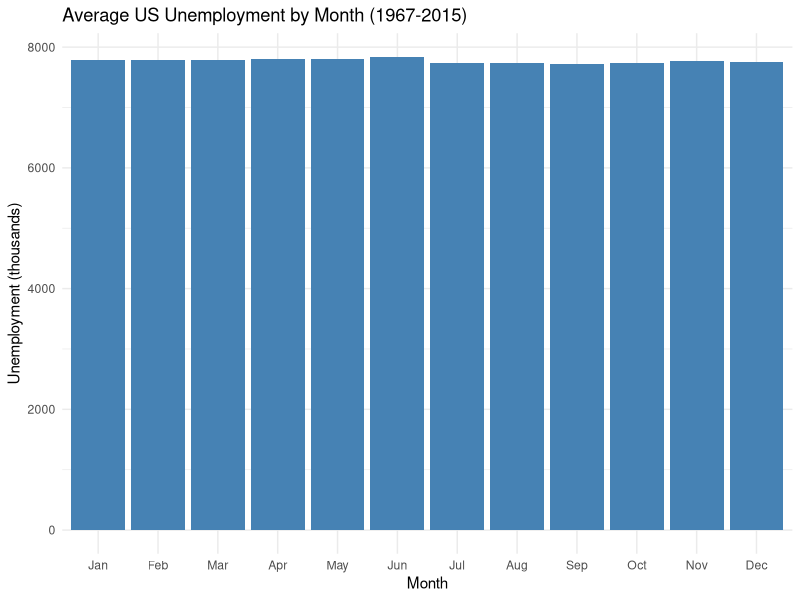
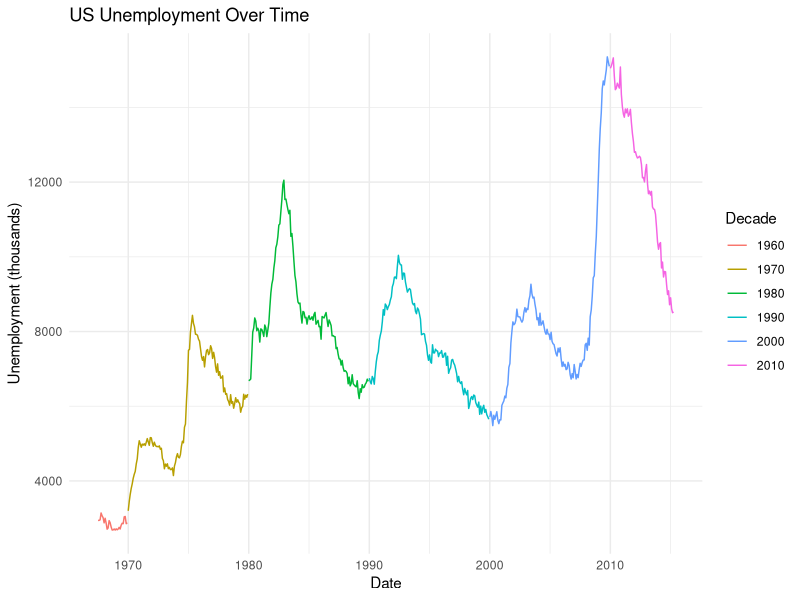
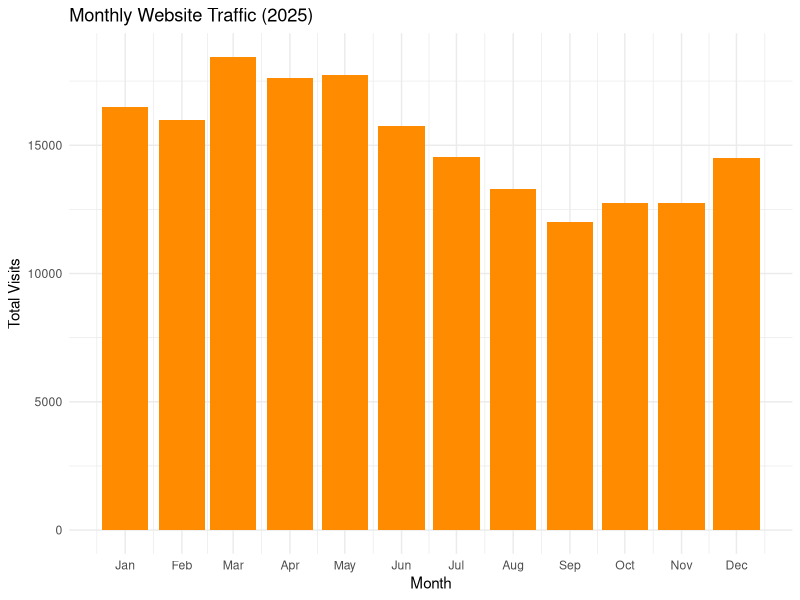
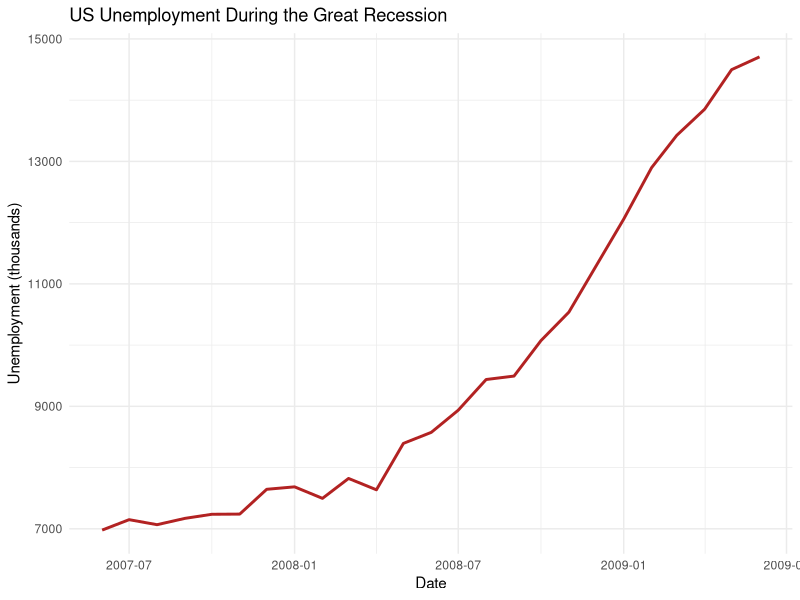

R code for these plots, in order:
## ---- chunk 1
library(tidyverse)
library(lubridate)
knitr::opts_chunk$set(echo = TRUE, warning = FALSE, message = FALSE)
## ---- chunk 2
# A Date object is stored as days since 1970-01-01
d <- as.Date("2025-01-15")
d
unclass(d)  # number of days since the epoch
## ---- chunk 3
# A POSIXct object is stored as seconds since 1970-01-01
dt <- as.POSIXct("2025-01-15 10:30:00", tz = "UTC")
dt
unclass(dt)  # number of seconds since the epoch
## ---- chunk 4
# Year-Month-Day
ymd("2025-06-15")
ymd("2025/06/15")
ymd("20250615")
## ---- chunk 5
# Month-Day-Year (common US format)
mdy("06-15-2025")
mdy("June 15, 2025")
mdy("Jun 15 2025")
## ---- chunk 6
# Day-Month-Year (common European format)
dmy("15-06-2025")
dmy("15 June 2025")
dmy("15/06/2025")
## ---- chunk 7
# Date-time with hours, minutes, and seconds
ymd_hms("2025-06-15 14:30:45")
ymd_hms("2025/06/15 14:30:45")
## ---- chunk 8
# Date-time with hours and minutes only
ymd_hm("2025-06-15 14:30")
mdy_hm("June 15, 2025 2:30 PM")
## ---- chunk 9
# Specify a time zone
ymd_hms("2025-06-15 14:30:45", tz = "America/New_York")
ymd_hms("2025-06-15 14:30:45", tz = "Europe/London")
## ---- chunk 10
date_strings <- c("2025-01-15", "2025-03-22", "2025-07-04", "2025-12-25")
ymd(date_strings)
## ---- chunk 11
us_dates <- c("January 1, 2025", "February 14, 2025", "July 4, 2025", "December 25, 2025")
mdy(us_dates)
## ---- chunk 12
make_date(year = 2025, month = 6, day = 15)
## ---- chunk 13
make_datetime(year = 2025, month = 6, day = 15, hour = 14, min = 30, sec = 0)
## ---- chunk 14
# These functions are vectorized, making them ideal for use inside mutate()
event_data <- tibble(
  event = c("Conference", "Workshop", "Seminar", "Retreat"),
  yr = c(2025, 2025, 2025, 2026),
  mo = c(3, 6, 9, 1),
  dy = c(10, 22, 5, 15)
)

event_data |>
  mutate(event_date = make_date(yr, mo, dy))
## ---- chunk 15
# Convert a datetime to a date (drops the time component)
dt <- ymd_hms("2025-06-15 14:30:00")
as_date(dt)
## ---- chunk 16
# Convert a date to a datetime (sets time to midnight)
d <- ymd("2025-06-15")
as_datetime(d)
## ---- chunk 17
# Convert from a numeric value (days since epoch for dates, seconds for datetimes)
as_date(20000)        # 20000 days after 1970-01-01
as_datetime(1750000000)  # 1.75 billion seconds after the epoch
## ---- chunk 18
today()
now()
## ---- chunk 19
# Specify a time zone
now("America/Chicago")
now("Asia/Tokyo")
## ---- chunk 20
dt <- ymd_hms("2025-06-15 14:30:45")

year(dt)
month(dt)
mday(dt)    # day of the month
yday(dt)    # day of the year
wday(dt)    # day of the week (1 = Sunday by default)
hour(dt)
minute(dt)
second(dt)
## ---- chunk 21
month(dt, label = TRUE)
month(dt, label = TRUE, abbr = FALSE)  # full month name
## ---- chunk 22
wday(dt, label = TRUE)
wday(dt, label = TRUE, abbr = FALSE)  # full day name
## ---- chunk 23
# Sunday = 1 (default)
wday(ymd("2025-06-15"))

# Monday = 1
wday(ymd("2025-06-15"), week_start = 1)
## ---- chunk 24
dt <- ymd_hms("2025-06-15 14:30:45")

# Quarter of the year
quarter(dt)

# Week of the year
week(dt)
isoweek(dt)  # ISO 8601 week number

# Whether the year is a leap year
leap_year(2024)
leap_year(2025)

# AM or PM
am(dt)
pm(dt)
## ---- chunk 25
dt <- ymd_hms("2025-06-15 14:30:45")
dt

year(dt) <- 2026
dt

month(dt) <- 1
dt

mday(dt) <- 20
dt

hour(dt) <- 9
dt
## ---- chunk 26
dt <- ymd_hms("2025-06-15 14:30:45")

# Change the year, month, and hour simultaneously
update(dt, year = 2026, month = 12, hour = 8)

# The original object is unchanged
dt
## ---- chunk 27
sales_data <- tibble(
  transaction_date = ymd_hms(c(
    "2025-01-10 09:15:00", "2025-02-14 11:30:00",
    "2025-03-22 16:45:00", "2025-04-01 08:00:00",
    "2025-05-18 13:20:00", "2025-06-30 17:55:00"
  )),
  amount = c(150, 280, 95, 420, 175, 310)
)

sales_data |>
  mutate(
    sale_year = year(transaction_date),
    sale_month = month(transaction_date, label = TRUE),
    sale_day = wday(transaction_date, label = TRUE),
    sale_hour = hour(transaction_date),
    sale_quarter = quarter(transaction_date)
  )
## ---- chunk 28
dseconds(30)
dminutes(5)
dhours(2)
ddays(7)
dweeks(4)
dyears(1)
## ---- chunk 29
# Durations can be added to dates
ymd("2025-01-01") + ddays(30)
ymd("2025-01-01") + dweeks(2)
ymd_hms("2025-06-15 10:00:00") + dhours(3)
## ---- chunk 30
# Duration arithmetic
ddays(5) + dhours(12)
dweeks(2) - ddays(3)
3 * dhours(8)
## ---- chunk 31
seconds(30)
minutes(5)
hours(2)
days(7)
weeks(4)
months(3)
years(1)
## ---- chunk 32
# Periods respect calendar irregularities
ymd("2025-01-31") + months(1)   # February doesn't have 31 days
ymd("2024-02-29") + years(1)    # 2025 is not a leap year
## ---- chunk 33
# Adding periods to dates
ymd("2025-01-01") + months(6)
ymd("2025-03-15") + years(2) + months(3) + days(10)
## ---- chunk 34
# Period arithmetic
months(6) + days(15)
years(1) - months(3)
## ---- chunk 35
# Durations: exact elapsed time
start <- ymd_hms("2025-03-09 01:00:00", tz = "America/New_York")
start + dhours(2)   # exactly 7200 seconds later

# Periods: calendar-based
start + hours(2)    # two clock-hours later (may differ from duration across DST)
## ---- chunk 36
# Create an interval
start_date <- ymd("2025-01-01")
end_date <- ymd("2025-07-15")

my_interval <- interval(start_date, end_date)
my_interval
## ---- chunk 37
# The %--% operator is a shorthand for interval()
my_interval <- ymd("2025-01-01") %--% ymd("2025-07-15")
my_interval
## ---- chunk 38
# Get the start and end of an interval
int_start(my_interval)
int_end(my_interval)
## ---- chunk 39
# Get the length of an interval in seconds
int_length(my_interval)
## ---- chunk 40
# Divide an interval by a period to get the number of complete units
my_interval / months(1)    # approximately how many months
my_interval / days(1)      # how many days
my_interval / weeks(1)     # how many weeks
## ---- chunk 41
spring_semester <- ymd("2025-01-13") %--% ymd("2025-05-09")

ymd("2025-03-15") %within% spring_semester
ymd("2025-06-01") %within% spring_semester
ymd("2025-01-13") %within% spring_semester  # start date is included
## ---- chunk 42
# Test multiple dates at once
test_dates <- ymd(c("2025-01-01", "2025-02-14", "2025-04-30", "2025-06-15"))
test_dates %within% spring_semester
## ---- chunk 43
# Do two intervals overlap?
semester1 <- ymd("2025-01-13") %--% ymd("2025-05-09")
semester2 <- ymd("2025-08-25") %--% ymd("2025-12-12")
summer <- ymd("2025-05-10") %--% ymd("2025-08-24")

int_overlaps(semester1, summer)
int_overlaps(semester1, semester2)
## ---- chunk 44
dt <- ymd_hms("2025-06-15 14:35:22")

# Round down (floor) to various units
floor_date(dt, unit = "year")
floor_date(dt, unit = "month")
floor_date(dt, unit = "week")
floor_date(dt, unit = "day")
floor_date(dt, unit = "hour")
floor_date(dt, unit = "minute")
## ---- chunk 45
# Round up (ceiling)
ceiling_date(dt, unit = "month")
ceiling_date(dt, unit = "hour")
## ---- chunk 46
# Round to nearest
round_date(dt, unit = "hour")    # 14:35 rounds to 15:00
round_date(dt, unit = "month")   # June 15 rounds to July (past midpoint)
## ---- chunk 47
dt <- ymd_hms("2025-06-15 14:35:22")

# Round to the nearest 15-minute interval
floor_date(dt, unit = "15 minutes")
ceiling_date(dt, unit = "15 minutes")

# Round to the nearest 6-hour block
floor_date(dt, unit = "6 hours")

# Round to 2-month intervals
floor_date(dt, unit = "2 months")
## ---- chunk 48
# Daily transactions aggregated to monthly totals
transactions <- tibble(
  date = ymd(c(
    "2025-01-05", "2025-01-18", "2025-01-29",
    "2025-02-03", "2025-02-14", "2025-02-27",
    "2025-03-08", "2025-03-15", "2025-03-30"
  )),
  revenue = c(1200, 950, 1100, 1350, 800, 1500, 1050, 1200, 900)
)

transactions |>
  mutate(month = floor_date(date, unit = "month")) |>
  group_by(month) |>
  summarize(
    total_revenue = sum(revenue),
    n_transactions = n()
  )
## ---- chunk 49
# The current time in different zones
now("America/New_York")
now("America/Los_Angeles")
now("Europe/London")
now("Asia/Tokyo")
## ---- chunk 50
# List a sample of available time zones (there are hundreds)
head(OlsonNames(), 20)
## ---- chunk 51
# How many time zones are available?
length(OlsonNames())
## ---- chunk 52
meeting_time <- ymd_hms("2025-06-15 10:00:00", tz = "America/New_York")
meeting_time

# What time is this meeting in London?
with_tz(meeting_time, tzone = "Europe/London")

# What time is this meeting in Tokyo?
with_tz(meeting_time, tzone = "Asia/Tokyo")

# What time is this meeting in Los Angeles?
with_tz(meeting_time, tzone = "America/Los_Angeles")
## ---- chunk 53
# Suppose a time was recorded as UTC but was actually Eastern Time
recorded <- ymd_hms("2025-06-15 10:00:00", tz = "UTC")
recorded

# Correct the time zone: the clock reading 10:00 was actually in New York
corrected <- force_tz(recorded, tzone = "America/New_York")
corrected

# Notice the underlying instant has changed
with_tz(recorded, tzone = "America/New_York")   # with_tz: same instant, different display
with_tz(corrected, tzone = "UTC")               # force_tz changed the actual instant
## ---- chunk 54
data(economics)
glimpse(economics)
## ---- chunk 55
# Add time components for analysis
econ_enhanced <- economics |>
  mutate(
    year = year(date),
    month = month(date, label = TRUE),
    decade = floor_date(date, unit = "10 years")
  )

head(econ_enhanced)
## ---- chunk 56
# Average unemployment rate by decade
econ_enhanced |>
  group_by(decade) |>
  summarize(
    avg_unemploy = mean(unemploy),
    avg_pop = mean(pop),
    n_months = n()
  )
## ---- chunk 57
# Monthly unemployment trend (averaged across all years)
econ_enhanced |>
  group_by(month) |>
  summarize(avg_unemploy = mean(unemploy)) |>
  ggplot(aes(x = month, y = avg_unemploy)) +
  geom_col(fill = "steelblue") +
  labs(
    title = "Average US Unemployment by Month (1967-2015)",
    x = "Month",
    y = "Unemployment (thousands)"
  ) +
  theme_minimal()
## ---- chunk 58
# Unemployment over time, colored by decade
economics |>
  mutate(decade = factor(10 * (year(date) %/% 10))) |>
  ggplot(aes(x = date, y = unemploy, color = decade)) +
  geom_line() +
  labs(
    title = "US Unemployment Over Time",
    x = "Date",
    y = "Unemployment (thousands)",
    color = "Decade"
  ) +
  theme_minimal()
## ---- chunk 59
people <- tibble(
  name = c("Alice", "Bob", "Carol", "David", "Eve"),
  birthdate = ymd(c("1990-05-20", "1985-11-03", "2000-02-29", "1978-08-15", "1995-12-01"))
)

people |>
  mutate(
    age = as.numeric(interval(birthdate, today()) / years(1)),
    age_years = floor(age)
  )
## ---- chunk 60
service_log <- tibble(
  machine_id = c("A", "A", "A", "B", "B", "B", "B"),
  service_date = ymd(c(
    "2025-01-10", "2025-03-22", "2025-06-15",
    "2025-01-05", "2025-02-18", "2025-05-01", "2025-07-20"
  )),
  service_type = c("routine", "repair", "routine",
                   "routine", "routine", "repair", "routine")
)

service_log |>
  group_by(machine_id) |>
  arrange(service_date) |>
  mutate(
    days_since_last = as.numeric(service_date - lag(service_date)),
    cumulative_days = as.numeric(service_date - first(service_date))
  )
## ---- chunk 61
# Generate a sequence of dates
dates_in_june <- tibble(
  date = seq(ymd("2025-06-01"), ymd("2025-06-30"), by = "day")
)

dates_in_june |>
  mutate(
    day_name = wday(date, label = TRUE, abbr = FALSE),
    is_weekend = wday(date) %in% c(1, 7),
    day_type = if_else(is_weekend, "Weekend", "Weekday")
  ) |>
  count(day_type)
## ---- chunk 62
# Simulate daily website traffic
set.seed(42)
web_traffic <- tibble(
  date = seq(ymd("2025-01-01"), ymd("2025-12-31"), by = "day"),
  visits = rpois(365, lambda = 500) + round(100 * sin(2 * pi * (1:365) / 365))
)

# Weekly summary
web_traffic |>
  mutate(week = floor_date(date, unit = "week")) |>
  group_by(week) |>
  summarize(
    total_visits = sum(visits),
    avg_daily_visits = mean(visits),
    peak_day = date[which.max(visits)]
  ) |>
  head(10)
## ---- chunk 63
# Monthly summary with visualization
web_traffic |>
  mutate(month = floor_date(date, unit = "month")) |>
  group_by(month) |>
  summarize(total_visits = sum(visits)) |>
  ggplot(aes(x = month, y = total_visits)) +
  geom_col(fill = "darkorange") +
  scale_x_date(date_labels = "%b", date_breaks = "1 month") +
  labs(
    title = "Monthly Website Traffic (2025)",
    x = "Month",
    y = "Total Visits"
  ) +
  theme_minimal()
## ---- chunk 64
# Daily sequence
seq(ymd("2025-01-01"), ymd("2025-01-10"), by = "day")
## ---- chunk 65
# Weekly sequence
seq(ymd("2025-01-01"), ymd("2025-03-31"), by = "week")
## ---- chunk 66
# Monthly sequence
seq(ymd("2025-01-01"), ymd("2025-12-01"), by = "month")
## ---- chunk 67
# Custom interval: every 2 weeks
seq(ymd("2025-01-01"), ymd("2025-06-30"), by = "2 weeks")
## ---- chunk 68
# Filter the economics dataset to the 2000s decade
economics |>
  filter(date >= ymd("2000-01-01"), date < ymd("2010-01-01")) |>
  head()
## ---- chunk 69
# Filter to a specific quarter
economics |>
  filter(year(date) == 2008, quarter(date) == 4) |>
  head()
## ---- chunk 70
# Use between() for date ranges
economics |>
  filter(between(date, ymd("2007-06-01"), ymd("2009-06-01"))) |>
  ggplot(aes(x = date, y = unemploy)) +
  geom_line(color = "firebrick", linewidth = 1) +
  labs(
    title = "US Unemployment During the Great Recession",
    x = "Date",
    y = "Unemployment (thousands)"
  ) +
  theme_minimal()
